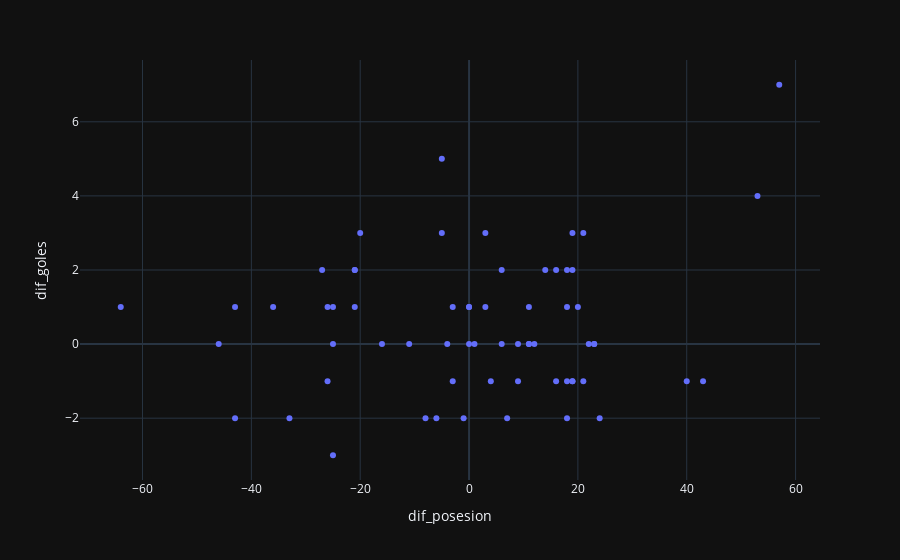

The notebook cell this image was saved under:
### Code cell
fig= px.scatter(matches,x='dif_posesion', y='dif_goles',hover_data=['team1','team2','number of goals team1','number of goals team2'] )
fig.show()

### Figure 1 — Plotly figure (JSON) as saved in the notebook; plotly's stock layout.template omitted (floating-point values rounded to 4 significant figures; data arrays with more than 128 entries replaced by an {"elided": "..."} marker saying what was removed)
{"data": [{"customdata": {"elided": "64x4 mixed values"}, "hovertemplate": "dif_posesion=%{x}<br>dif_goles=%{y}<br>team1=%{customdata[0]}<br>team2=%{customdata[1]}<br>number of goals team1=%{customdata[2]}<br>number of goals team2=%{customdata[3]}<extra></extra>", "legendgroup": "", "marker": {"color": "#636efa", "symbol": "circle"}, "mode": "markers", "name": "", "orientation": "v", "showlegend": false, "x": [-8, 53, -1, 12, 40, 22, 23, 21, -25, 43, 57, 3, -3, 11, 20, 19, 18, -6, 9, 11, 19, -27, 0, 14, 9, 24, -5, 23, -11, 21, 11, 18, 16, 19, -25, -3, -36, -26, -43, -26, -4, 16, -64, -33, 7, -21, 4, -25, -21, 18, 6, 19, -16, 3, -46, -5, 0, 1, -43, 18, -20, -21, 0, 6], "xaxis": "x", "y": [-2, 4, -2, 0, -1, 0, 0, 3, 0, -1, 7, 1, 1, 0, 1, 2, -2, -2, 0, 0, -1, 2, 1, 2, -1, -2, 3, 0, 0, -1, 1, 2, 2, -1, -3, -1, 1, 1, -2, -1, 0, -1, 1, -2, -2, 1, -1, 1, 2, 1, 2, 3, 0, 3, 0, 5, 0, 0, 1, -1, 3, 2, 1, 0], "yaxis": "y", "type": "scatter"}], "layout": {"xaxis": {"anchor": "y", "domain": [0, 1], "title": {"text": "dif_posesion"}}, "yaxis": {"anchor": "x", "domain": [0, 1], "title": {"text": "dif_goles"}}, "legend": {"tracegroupgap": 0}, "margin": {"t": 60}}}
